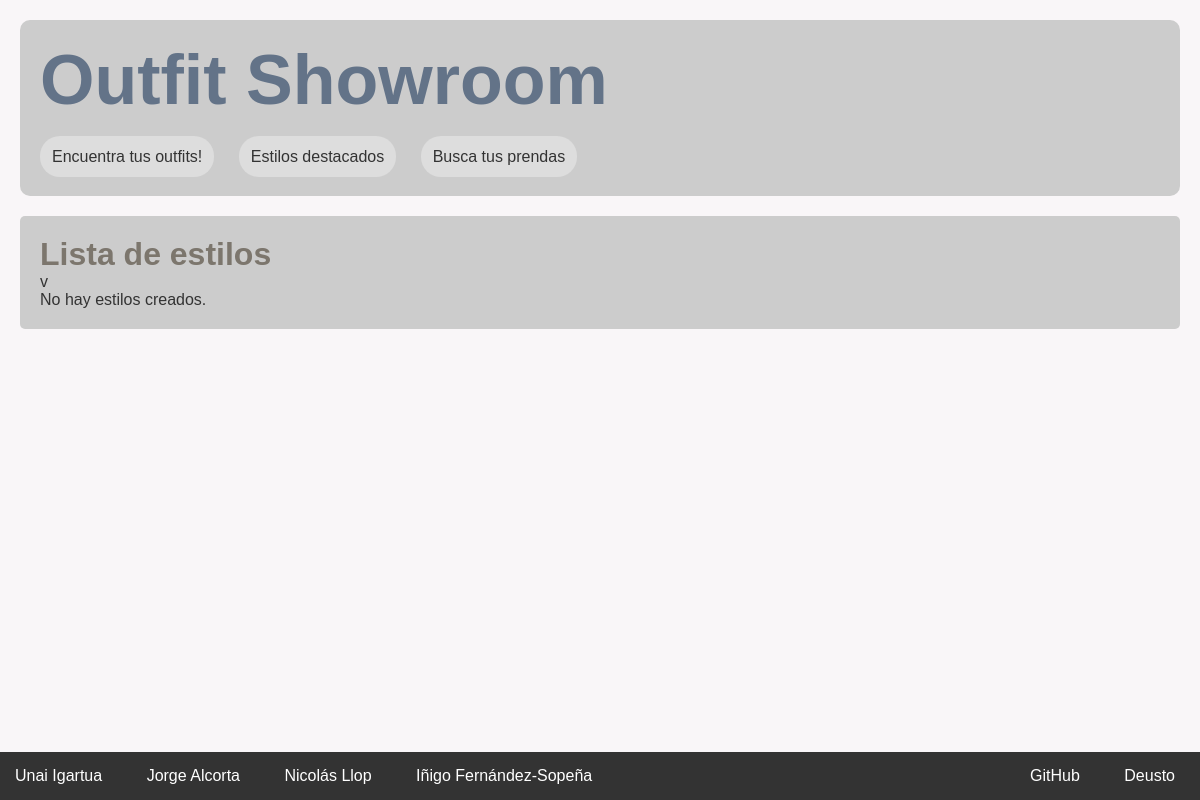
Before: /appOutfitShowroom/estilos with the older database file.
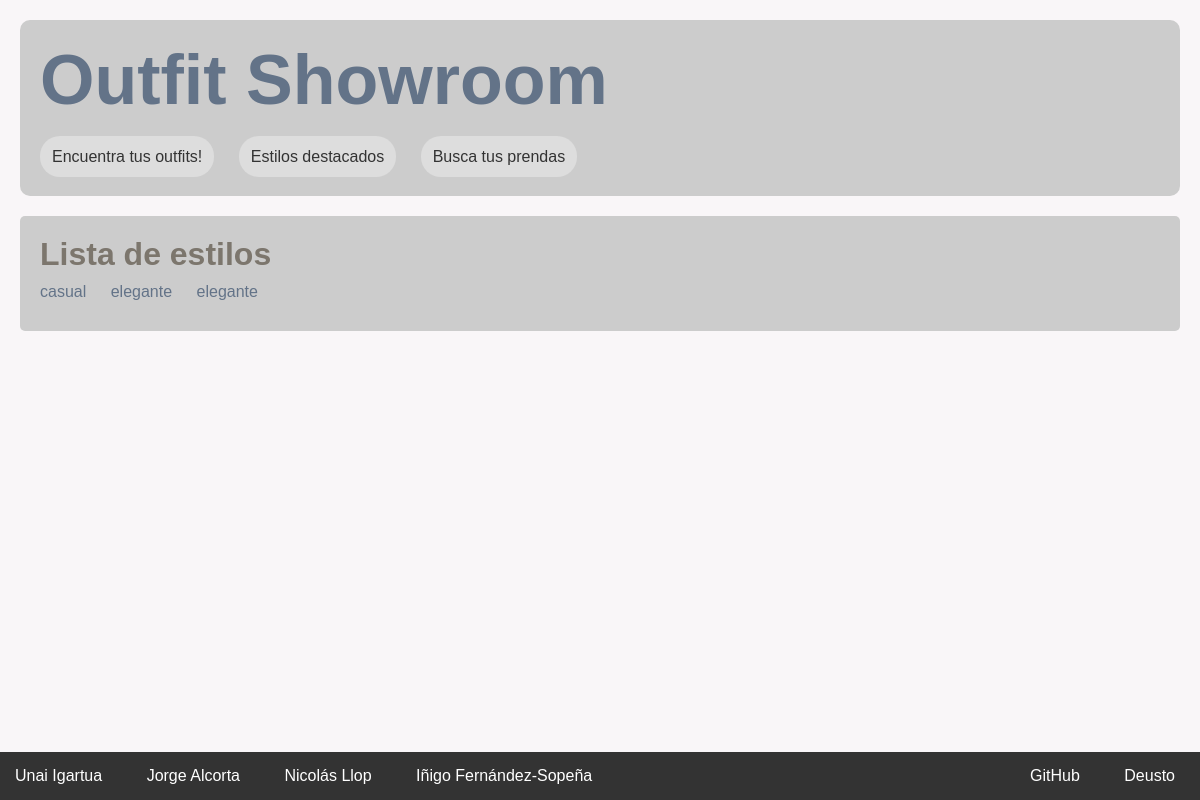
After: the same page with the newer database file.
### appOutfitShowroom/models.py (models this page shows, shortened)
class Estilo(models.Model):
    nombre = models.CharField(max_length=50)

### appOutfitShowroom/views.py (the view)
# urls.py: path('estilos', views.lista_estilos, name='lista_estilos'),
def lista_estilos(request):
	estilos = Estilo.objects.all()
	context = {'titulo_pagina': "Estilos", 'estilos': estilos}
	return render(request, 'estilos.html', context)

### appOutfitShowroom/templates/estilos.html
{% extends "base.html" %}
{% load static %}
{% block contenido %}
<h2>Lista de estilos</h2>
{% if estilos %}
	<ul>
	{% for e in estilos %}
		<li>
		    <a href="/appOutfitShowroom/estilo/{{ e.id }}">{{ e.nombre}}</a>
		</li>
	{% endfor %}
	</ul>
{% else %}v
<p>No hay estilos creados.</p>
{% endif %}
{% endblock %}

Changed rows visible on the page:
added Estilo: nombre "casual"
added Estilo: nombre "elegante"
added Estilo: nombre "elegante"
Other visible differences:
text no longer shown: "v No hay estilos creados."
